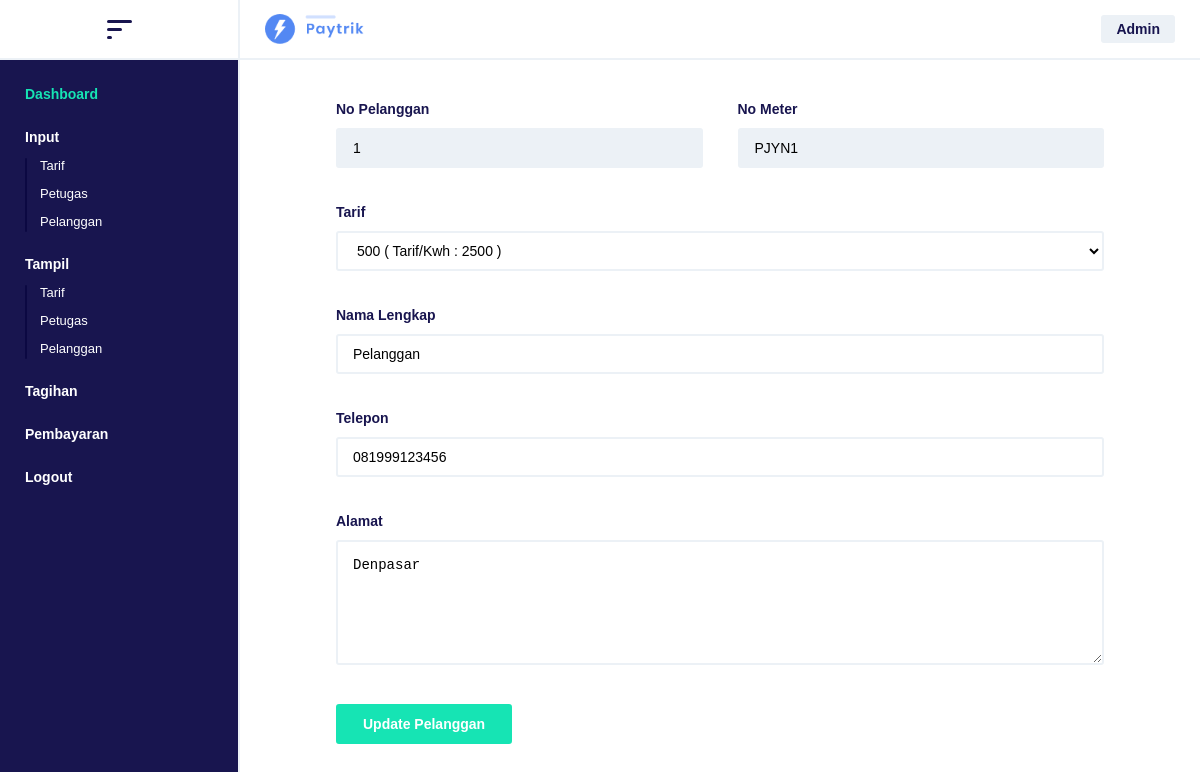
/editpelanggan.php?kodepelanggan=1 (signed in), run on the app's committed database.
### tables this page shows
CREATE TABLE `tbpelanggan` (
  `kodePelanggan` int(11) NOT NULL,
  `noPelanggan` varchar(50) NOT NULL,
  `noMeter` varchar(50) NOT NULL,
  `kodeTarif` int(11) NOT NULL,
  `namaLengkap` varchar(50) NOT NULL,
  `telp` varchar(15) NOT NULL,
  `alamat` varchar(100) NOT NULL
);

CREATE TABLE `tbtarif` (
  `kodeTarif` int(11) NOT NULL,
  `daya` varchar(50) NOT NULL,
  `tarifPerKwh` double(10,0) NOT NULL,
  `beban` double(10,0) NOT NULL
);

### editpelanggan.php (the view, shortened to what this page needs)
<?php
require_once "koneksi.php";
$kodePelanggan = $_GET['kodepelanggan'];
$sql = mysqli_query($connect, "SELECT * FROM tbpelanggan WHERE noPelanggan ='$kodePelanggan'");
?>
<!DOCTYPE html>
<html>
<head>
	<link rel="stylesheet" type="text/css" href="style.css">
</head>
<body>
<div class="container bflex">
	<div class="head cflex">
		<a class="btn-menu">
			<div class="icon icon1"></div>
			<div class="icon icon2"></div>
			<div class="icon icon3"></div>
		</a>
	</div>
	<div class="lcontainer">
		<ul class="menu">
			<li class="title-menu"><a href="dashboard.php"><span style="color: #16e4b4"> Dashboard </span></a></li>
			<?php if( $_SESSION['level'] == 'Admin' ){ ?>
				<li class="title-menu"><a href="inputtarif.php"><span> Input </span></a>
					<ul class="drop">
						<li><a href="inputtarif.php"> Tarif </a></li>
						<li><a href="inputpetugas.php"> Petugas </a></li>
						<li><a href="inputpelanggan.php"> Pelanggan </a></li>
					</ul>
				</li>
				<li class="title-menu"><a href="tampiltarif.php"><span> Tampil </span></a>
					<ul class="drop">
						<li><a href="tampiltarif.php"> Tarif </a></li>
						<li><a href="tampilpetugas.php"> Petugas </a></li>
						<li><a href="tampilpelanggan.php"> Pelanggan </a></li>
					</ul>
				</li>
			<?php } ?>
			<li class="title-menu"><a href="inputtagihan.php"><span> Tagihan </span></a></li>
			<li class="title-menu"><a href="inputpembayaran.php"><span> Pembayaran </span></a></li>
			<li><a class="btn-logout"><span> Logout </span></a></li>
		</ul>
	</div>
	<div class="rcontainer">
		<div class="header bflex">
			<a href="dashboard.php">
				<img src="image/logo.png">
			</a>
			<div class="title-user">
				<span> <?php echo $_SESSION['level'] ?> </span>
			</div>
		</div>
		<div class="wrapper">
			<div class="delimiter">
				<form method="POST">
					<?php
						if( mysqli_num_rows($sql) > 0 ){
							while( $row = mysqli_fetch_assoc($sql) ){
					?>
					<div class="winput bflex">
						<div class="cinput rmargin">
							<span> No Pelanggan </span>
							<input type="text" name="noPelanggan" placeholder="Masukan no pelanggan . . ." value="<?php echo $row['noPelanggan'] ?>" readonly>
						</div>
						<div class="cinput">
							<span> No Meter </span>
							<input type="text" name="noMeter" placeholder="Masukan no meter . . ." value="<?php echo $row['noMeter'] ?>" readonly>
						</div>
					</div>
					<div class="winput tmargin">
						<span> Tarif </span>
						<select name="kodeTarif">
							<?php
								$sql1 = mysqli_query($connect, "SELECT * FROM tbtarif JOIN tbpelanggan USING(kodeTarif) WHERE kodeTarif = $row[kodeTarif]");
								if( $data = mysqli_fetch_assoc($sql1) ){
							?>
							<option value="<?php echo $data['kodeTarif'] ?>"> <?php echo $data['daya'] ?> ( Tarif/Kwh : <?php echo $data['tarifPerKwh'] ?> ) </option>
							<?php
								}
							?>
						</select>
					</div>
					<div class="winput tmargin">
						<span> Nama Lengkap </span>
						<input type="text" name="namaLengkap" placeholder="Masukan nama lengkap . . ." value="<?php echo $row['namaLengkap'] ?>">
					</div>
					<div class="winput tmargin">
						<span> Telepon </span>
						<input type="text" name="telp" placeholder="Masukan telepon . . ." value="<?php echo $row['telp'] ?>">
					</div>
					<div class="winput tmargin">
						<span> Alamat </span>
						<textarea name="alamat" placeholder="Masukan alamat . . ."><?php echo $row['alamat'] ?></textarea>
					</div>
					<div class="winput tmargin">
						<button type="submit" name="btn-update" style="left: 0px"> Update Pelanggan </button>
					</div>
					<?php
						}
					} else {
						echo "<script>
							var error = document.getElementsByClassName('error')[0];
							error.style.display='block';
							error.innerHTML = 'Akun tidak ditemukan !';
						</script>";
					} ?>
				</form>
			</div>
		</div>
	</div>
</div>
</body>
</html>

### style.css (style rules this page uses)
* { margin: 0px; padding: 0px; box-sizing: border-box; }
body { font-family: sans-serif; color: #18154f; }
span { font-size: 14px; font-weight: bold; }
a { text-decoration: none; cursor: pointer; font-size: 14px; }
.tmargin { margin-top: 35px; }
.rmargin { margin-right: 35px; }
.cflex { display: flex; align-items: center; justify-content: center; }
.bflex { display: flex; align-items: center; justify-content: space-between; }
.winput, .cinput { height: auto; width: 100%; }
input, select { height: 40px; width: 100%; outline: none; padding: 0px 15px; box-sizing: border-box; border-radius: 3px; border: 2px solid #ECf1f6; background-color: #fff; font-size: 14px; color: #000; margin-top: 10px; transition: .5s; }
textarea { height: 125px; width: 100%; outline: none; padding: 15px; box-sizing: border-box; border-radius: 3px; border: 2px solid #ECf1f6; background-color: #fff; font-size: 14px; color: #000; margin-top: 10px; transition: .5s; }
input[disabled], input[readonly], select[disabled] { background-color: #ECf1f6; cursor: not-allowed; }
button { height: 40px; width: auto; outline: none; cursor: pointer; padding: 0px 25px; border-radius: 3px; font-weight: bold; font-size: 14px; color: #fff; background-color: #16e4b4; border: 2px solid #16e4b4; transition: .5s; }
.wrapper { height: auto; width: 100%; padding: 100px 0px 50px; box-sizing: border-box; }
.delimiter { position: relative; height: auto; width: 85%; max-width: 768px; margin: 0px auto; }
.container { height: auto; width: 100%; }
.lcontainer { position: fixed; height: 100%; width: 20%; left: 0px; top: 0px; padding-top: 60px; box-sizing: border-box; border-right: 2px solid #ECf1f6; background-color: #18154f; transition: .5s; overflow: hidden; z-index: 9; }
.head { position: fixed; height: 60px; width: 20%; top: 0px; background-color: #fff; border-right: 2px solid #ECf1f6; border-bottom: 2px solid #ECf1f6; z-index: 99; }
.menu { height: auto; width: 100%; padding: 25px; box-sizing: border-box; }
.menu li { display: block; list-style: none; }
.menu a { font-size: 14px; color: #fff; transition: .5s; }
.title-menu { margin-bottom: 25px; }
.drop { position: relative; padding: 0px 15px; box-sizing: border-box; }
.drop:before { position: absolute; height: 100%; width: 2px; left: 0; top: 2px; content: ''; border-radius: 3px; background-color: #0b0842; }
.drop li { margin-top: 10px; }
.drop a { font-size: 13px; }
.icon { height: 3px; width: 25px; border-radius: 3px; background-color: #18154f; transition: .5s; }
.icon1 { width: 25px; }
.icon2 { width: 15px; margin: 5px 0px; }
.icon3 { width: 5px; }
.rcontainer { position: absolute; height: auto; width: 80%; right: 0px; top: 0px; background-color: #fff; transition: .5s; z-index: 9; }
.header { position: fixed; height: 60px; width: 80%; right: 0px; top: 0px; padding: 0px 25px; box-sizing: border-box; background-color: #fff; border-bottom: 2px solid #ECf1f6; z-index: 9999; }
.header img { height: 30px; width: auto; vertical-align: middle; }
.title-user { padding: 5px 15px; box-sizing: border-box; border-radius: 3px; background-color: #ECf1f6; }

### data on the page
tbpelanggan: noPelanggan "1", noMeter "PJYN1", kodeTarif "500 ( Tarif/Kwh : 2500 )", namaLengkap "Pelanggan", telp "081999123456", alamat "Denpasar"

### other printed values
$_SESSION['level'] "Admin"
